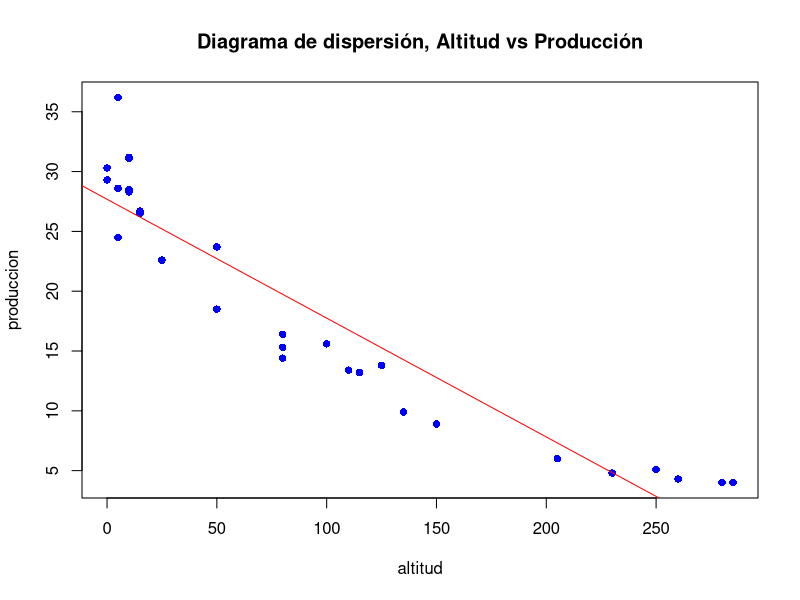
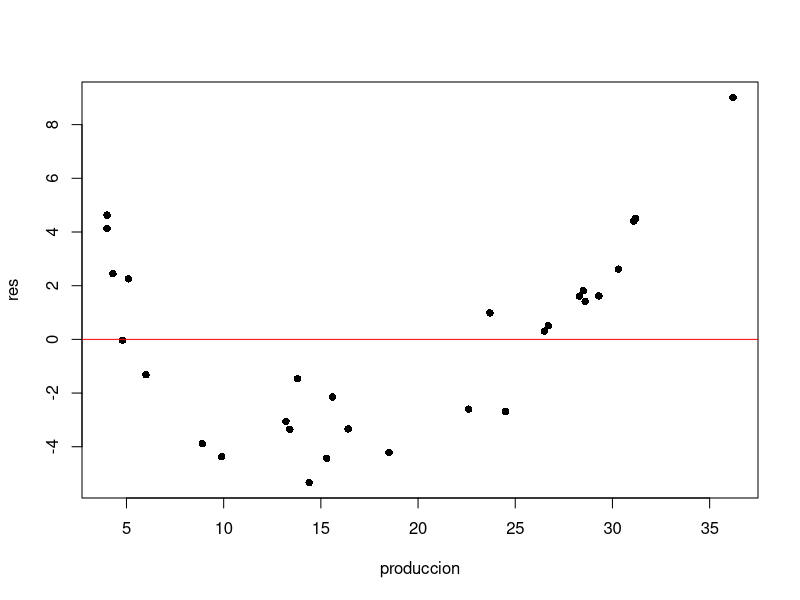

Generate these figures, in order, with R: (Note: this script raises an error after producing the figures.)
#### Validación de un modelo de regresión lineal ####
# Juan Llivisaca - Marzo 2025

# Iniciamos ---------------------------------------------------------------

# Se está realizando un estudio sobre la producción de madera que se obtiene de cierta especie
# arbórea. Esta especie alcanza la mayor producción en zonas costeras o de baja altitud, mientras
# que la producción es menor en zonas más elevadas. Para constatar este hecho y evaluarlo de
# manera empírica, se registran las producciones de treinta parcelas semejantes situadas a diferentes
# altitudes. Los datos se encuentran disponibles en el ﬁchero "madera.txt".
# En caso de instalar paquetes desde la línea 12 -16 quitar el # y correr el codigo
#install.packages("readr")
#install.packages("lmtest")
#install.packages("nortest")
#install.packages("MASS") 
#install.packages("gridExtra")

# Ingreso de datos

altitud <- c(0, 0, 5, 5, 5, 10, 10, 10, 10, 15, 15, 25, 50, 50, 80, 80, 80, 
             100, 110, 115, 125, 135, 150, 205, 230, 230, 250, 260, 280, 285)
produccion <- c(29.3, 30.3, 28.6, 36.2, 24.5, 28.3, 31.2, 28.5, 31.1, 26.5, 
                26.7, 22.6, 18.5, 23.7, 16.4, 15.3, 14.4, 15.6, 13.4, 13.2, 
                13.8, 9.9, 8.9, 6.0, 4.8, 4.8, 5.1, 4.3, 4.0, 4.0)
madera <- data.frame(altitud, produccion)
attach(madera)
#Modelo de regresión
modelo<-lm(produccion~altitud) # Y = Producción, X=Altitud
summary(modelo)
# Gráfica de dispersión
plot(altitud,produccion, pch=16,
     main="Diagrama de dispersión, Altitud vs Producción", col="blue" )
abline(modelo, col="red")
# se observa que la tendencia es no lineal y que 
# cuando x es bajo, hay mas dispersion de Y en la gráfica

# Ahora ¿cómo están los residuos?
res<-modelo$residuals
plot(res~produccion, pch=16, col="black");abline(h=0, col="red")

# vemos que el grafico de residuos presenta tendencia, como una U
# por tanto podemos intuir que no hay normalidad, 
# y la dispersion de errores no es constante

# Histograma
ggplot(madera, aes(x = produccion)) +
  geom_histogram(fill = "skyblue", color = "black")+
  labs(title = "Histograma de Producción",
       x = "Producción",
       y = "Frecuencia") +
  theme_minimal()
# no existe normalidad
# ¿qué hacemos?

# Vamos a transformar los datos

# DATOS TRANSFORMADOS DEL MODELO: Transformacion Log ----------------------
x = altitud 
y = produccion
yt<-log(y) # Acá transformamos los datos de altitud

#### Modelo de regresión con Variable Altitud transformada ####
modelot<-lm(yt~x) 
summary(modelot) #mejoro el R cuadrado y el RSS
# R2 (modelo sin trandformar)=0.8816
# R2 (modelo transformado)= 0.981
par(mfrow=c(1,2))
plot(yt~x, main="Variable transformada");abline(modelot)#el modelo es ahora LINEAL
plot(y~x, main="Variable sin transformar")
abline(modelo)
par(mfrow=c(1,1))
# veamos los residuos
rest<-modelot$residuals
plot(rest~x, main="Variable transformada");abline(h=0) #vemos que ahora ya no hay tendencia en los residuos
plot(res~x, main="Variable sin transformar");abline(h=0)


# Ejemplo 2 ---------------------------------------------------------------


# DATOS TRANSFORMADOS DEL MODELO: Transformacion Raíz  --------------------

#Ejemplo: Se está analizando la contratación de un servicio de limpieza para ciertas oﬁcinas. 
# El coste del servicio de limpieza depende del número de personas que se contraten. Para poder valo-
# rar el número de personas, se han tomado unos datos sobre servicios realizados en el pasado, en
# los cuales consta el número de habitaciones que se han podido limpiar junto al número de personas
# que realizaron el servicio. Los datos se encuentran en el ﬁchero " cleaning.txt".

# ingreso de datos
Case <- 1:53
Crews <- c(16,10,12,16,16,4,2,4,6,2,12,8,16,2,2,2,6,10,16,16,
           10,6,2,6,10,12,4,4,16,8,10,16,6,10,12,8,10,8,8,2,
           16,8,8,12,10,16,2,2,8,12,4,4,12)

Rooms <- c(51,37,37,46,45,11,6,19,29,14,47,37,60,6,11,10,19,33,46,69,
           41,19,6,27,35,55,15,18,72,22,55,65,26,52,55,33,38,23,38,10,
           65,31,33,47,42,78,6,6,40,39,9,22,41)

datos <- data.frame(case, crews, rooms)

attach(datos)

y<-Rooms # habitaciones
x<-Crews # personas
#Modelo que relaciona el número de cuartos limpiados por las personas que limpian
modelo<-lm(y~x)
summary(modelo)
#Grafica modelo
library(ggplot2)
library(gridExtra) # si no tiene la librería, por favor instalarla.
ggplot(datos, aes(x = x, y = y)) +
  geom_point() +  # Puntos de datos
  geom_smooth(method = "lm", se = FALSE) +  # Línea de regresión
  labs(title = "Modelo Regresión",
       x = "Número de personas",
       y = "Número de habitaciones") + 
  annotate("text", x = Inf, y = 20, label = "Línea de regresión", hjust = 1, vjust = 1, color = "blue")+
  theme_classic()

#X es una variable de conteo y 
# Y tiene dispersion no constante
#cuando se tienen variables de conteo, se debe transformar Y y X
# esto de conteo se ve en la grafica
yt<-sqrt(y)
xt<-sqrt(x)
modelot<-lm(yt~xt)
summary(modelot)
plot(yt~xt, main="Modelo de regresión");abline(modelot, col="blue") 
# hay mejoramiento de R cuadrado y del RSS

#### Graficas para comprobar homocedasticidad
residuos <- residuals(modelo)
# Crea un dataframe con los residuos estandarizados y los valores ajustados
datos_residuos <- data.frame(residuos, valores_ajustados = predict(modelo))
# Crea el gráfico de residuos estandarizados versus valores ajustados
p1=ggplot(datos_residuos, aes(x = valores_ajustados, y = residuos)) +
  geom_point() +
  geom_hline(yintercept = 0, linetype = "dashed", color = "red") +  # Línea horizontal en y = 0
  labs(title = "Gráfico de Residuos vs. Valores Ajustados",
       x = "Valores Ajustados",
       y = "Residuos")
#Modelo Transformado
residuos_t <- residuals(modelot)
# Crea un dataframe con los residuos estandarizados y los valores ajustados
datos_residuos <- data.frame(residuos_t, valores_ajustados = predict(modelot))
# Crea el gráfico de residuos estandarizados versus valores ajustados
p2= ggplot(datos_residuos, aes(x = valores_ajustados, y = residuos_t)) +
  geom_point() +
  geom_hline(yintercept = 0, linetype = "dashed", color = "red") +  # Línea horizontal en y = 0
  labs(title = "Gráfico de Residuos vs. Valores Ajustados",
       x = "Valores Ajustados transformados",
       y = "Residuos transformados")
grid.arrange(p1, p2, ncol = 2)


# DATOS TRANSFORMADOS DEL MODELO: Transformacion Box-Cox ------------------

# Instala y carga el paquete MASS si aún no está instalado
library(MASS)
y<-datos$rooms # habitaciones
x<-datos$crews # personas
# Aplica la transformación Box-Cox, se encuentra el valor óptimo de lambda
transformacion_boxcox <- boxcox(y ~ x, data = datos)
# Se puede ver en la gráfica cuál sería el lambda óptimo
# Muestra el valor óptimo de lambda
lambda_optimo <- transformacion_boxcox$x[which.max(transformacion_boxcox$y)]
print(lambda_optimo)
# lambda óptimo = 0.6666667
# Aplica la transformación Box-Cox con el lambda óptimo
#datos_transformados <- predict(transformacion_boxcox, lambda = lambda_optimo)
datos_transformados <- (datos$rooms^lambda_optimo - 1) / lambda_optimo
yt<-datos_transformados
xt<-datos$crews
modelo_boxcox<-lm(yt~xt)
summary(modelo_boxcox)


